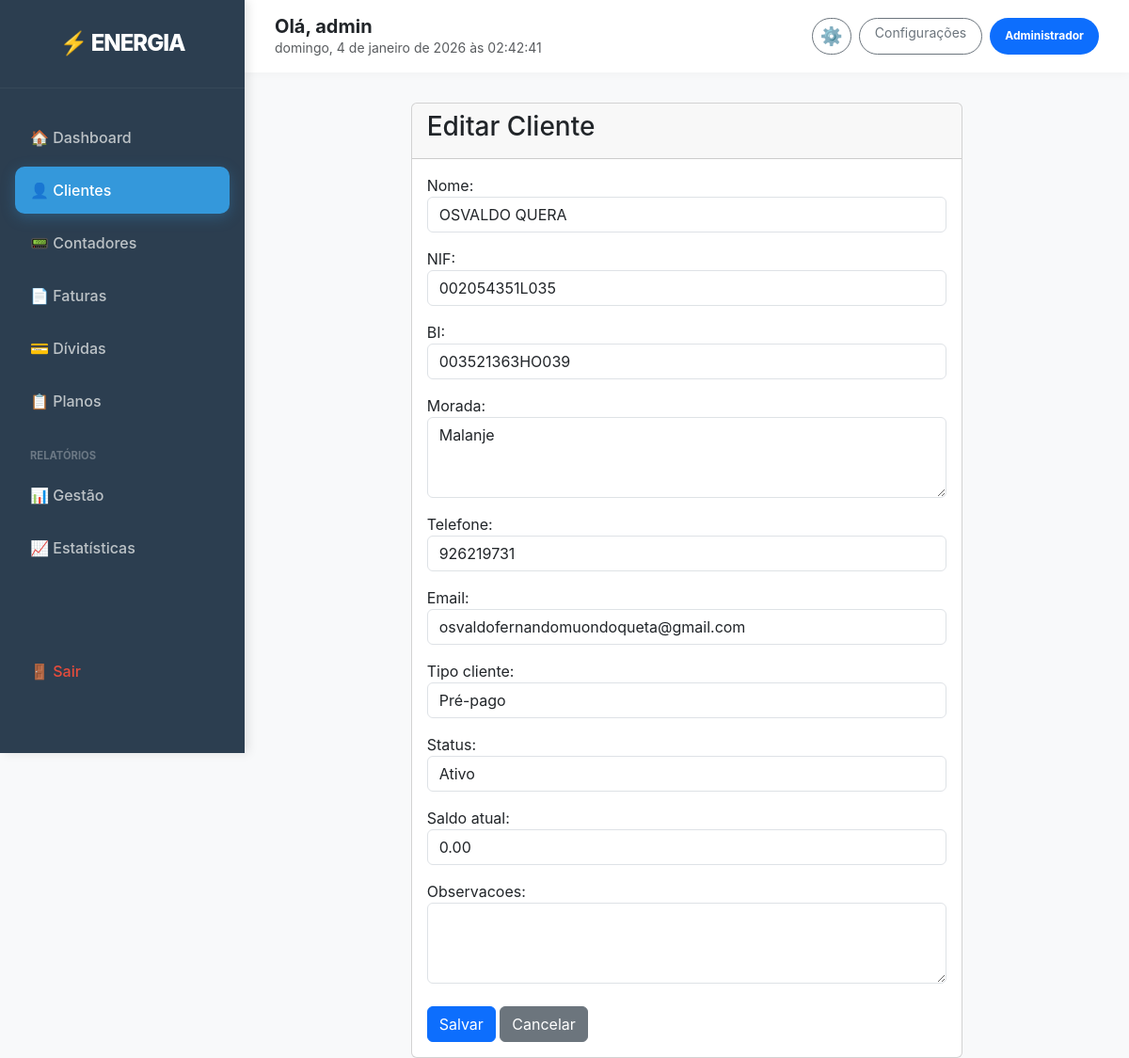
Screenshot of /clientes/editar/1/ (signed in) with the database file from the repository.
### clientes/models.py (models this page shows, shortened)
class Perfil(models.Model):
    TIPO_USUARIO_CHOICES = [
        ('ADMIN', 'Administrador'),
        ('OPERADOR', 'Operador'),
        ('FINANCEIRO', 'Financeiro'),
        ('CLIENTE', 'Cliente'),
    ]
    user = models.OneToOneField(User, on_delete=models.CASCADE, related_name='perfil')
    tipo_usuario = models.CharField(max_length=20, choices=TIPO_USUARIO_CHOICES, default='CLIENTE')
    telefone = models.CharField(max_length=15, blank=True, null=True)

class Cliente(models.Model):
    TIPO_CLIENTE_CHOICES = [
        ('PRE_PAGO', 'Pré-pago'),
        ('POS_PAGO', 'Pós-pago'),
    ]
    STATUS_CHOICES = [
        ('ATIVO', 'Ativo'),
        ('INATIVO', 'Inativo'),
        ('SUSPENSO', 'Suspenso'),
    ]
    numero_cliente = models.CharField(max_length=20, unique=True, editable=False)
    nome = models.CharField(max_length=200)
    nif = models.CharField(max_length=20, unique=True, verbose_name='NIF')
    bi = models.CharField(max_length=20, unique=True, verbose_name='BI')
    morada = models.TextField()
    telefone = models.CharField(
        max_length=15,
        validators=[RegexValidator(regex=r'^\+?1?\d{9,15}$', message="Número de telefone inválido")]
    )
    email = models.EmailField(blank=True, null=True)
    tipo_cliente = models.CharField(max_length=10, choices=TIPO_CLIENTE_CHOICES, default='PRE_PAGO')
    status = models.CharField(max_length=10, choices=STATUS_CHOICES, default='ATIVO')
    saldo_atual = models.DecimalField(max_digits=10, decimal_places=2, default=0.00)
    tarifa = models.ForeignKey('pagamentos.Tarifa', on_delete=models.SET_NULL, null=True, blank=True, related_name='clientes')
    data_cadastro = models.DateTimeField(auto_now_add=True)
    data_atualizacao = models.DateTimeField(auto_now=True)
    observacoes = models.TextField(blank=True, null=True)
    class Meta:
        verbose_name = 'Cliente'
        verbose_name_plural = 'Clientes'
        ordering = ['-data_cadastro']

### clientes/views.py (the view)
# urls.py: path('editar/<int:pk>/', views.cliente_update, name='cliente_update'),
@login_required
def cliente_update(request, pk):
    cliente = get_object_or_404(Cliente, pk=pk)
    if request.method == 'POST':
        form = ClienteForm(request.POST, instance=cliente)
        if form.is_valid():
            form.save()
            messages.success(request, "Dados do cliente atualizados!")
            return redirect('cliente_list')
        else:
            messages.error(request, "Erro ao atualizar dados. Verifique o formulário.")
    else:
        form = ClienteForm(instance=cliente)
    return render(request, 'clientes/cliente_form.html', {'form': form, 'title': 'Editar Cliente'})

### clientes/forms.py
class ClienteForm(forms.ModelForm):
    class Meta:
        model = Cliente
        fields = ['nome', 'nif', 'bi', 'morada', 'telefone', 'email', 'tipo_cliente', 'status', 'saldo_atual', 'observacoes']
        widgets = {
            'nome': forms.TextInput(attrs={'class': 'form-control'}),
            'nif': forms.TextInput(attrs={'class': 'form-control'}),
            'bi': forms.TextInput(attrs={'class': 'form-control'}),
            'morada': forms.Textarea(attrs={'class': 'form-control', 'rows': 3}),
            'telefone': forms.TextInput(attrs={'class': 'form-control'}),
            'email': forms.EmailInput(attrs={'class': 'form-control'}),
            'tipo_cliente': forms.Select(attrs={'class': 'form-control'}),
            'status': forms.Select(attrs={'class': 'form-control'}),
            'saldo_atual': forms.NumberInput(attrs={'class': 'form-control'}),
            'observacoes': forms.Textarea(attrs={'class': 'form-control', 'rows': 3}),
        }

### templates/clientes/cliente_form.html (shortened to what this page needs)
{% extends 'base.html' %}
{% block content %}
<div class="row justify-content-center">
    <div class="col-md-8">
        <div class="card">
            <div class="card-header">
                <h3>{{ title }}</h3>
            </div>
            <div class="card-body">
                <form method="post">
                    {{ form.as_p }}
                    <div class="mt-4">
                        <button type="submit" class="btn btn-primary">Salvar</button>
                        <a href="{% url 'cliente_list' %}" class="btn btn-secondary">Cancelar</a>
                    </div>
                </form>
            </div>
        </div>
    </div>
</div>
{% endblock %}

### templates/base.html (shortened to what this page needs)
<!DOCTYPE html>
<html lang="pt">
<head>
    <link href="https://cdn.jsdelivr.net/npm/bootstrap@5.3.0/dist/css/bootstrap.min.css" rel="stylesheet">
    <link rel="stylesheet" href="https://cdnjs.cloudflare.com/ajax/libs/animate.css/4.1.1/animate.min.css"/>
</head>
<body>
    {% if user.is_authenticated %}
    <aside class="sidebar is-authenticated" id="sidebar">
        <div class="sidebar-header">
            <a href="{% url 'dashboard' %}" style="text-decoration: none;">
                <h4>⚡ ENERGIA</h4>
            </a>
        </div>
        <ul class="nav-menu">
            <li class="nav-item-side">
                <a href="{% url 'dashboard' %}" class="nav-link-side {% if request.resolver_match.url_name == 'dashboard' %}active{% endif %}">
                    🏠 Dashboard
                </a>
            </li>
            {% if user.perfil.tipo_usuario != 'CLIENTE' %}
                <li class="nav-item-side">
                    <a href="{% url 'cliente_list' %}" class="nav-link-side {% if 'cliente' in request.path %}active{% endif %}">
                        👤 Clientes
                    </a>
                </li>
                <li class="nav-item-side">
                    <a href="{% url 'contador_list' %}" class="nav-link-side {% if 'contador' in request.path %}active{% endif %}">
                        📟 Contadores
                    </a>
                </li>
                <li class="nav-item-side">
                    <a href="{% url 'fatura_list' %}" class="nav-link-side {% if 'fatura' in request.path %}active{% endif %}">
                        📄 Faturas
                    </a>
                </li>
                <li class="nav-item-side">
                    <a href="{% url 'controlo_divida' %}" class="nav-link-side {% if 'divida' in request.path %}active{% endif %}">
                        💳 Dívidas
                    </a>
                </li>
                <li class="nav-item-side">
                    <a href="{% url 'tarifa_list' %}" class="nav-link-side {% if 'tarifa' in request.path %}active{% endif %}">
                        📋 Planos
                    </a>
                </li>
                {% if user.is_staff or user.perfil.tipo_usuario == 'ADMIN' or user.perfil.tipo_usuario == 'FINANCEIRO' %}
                    <li class="nav-item-side mt-3 mb-1">
                        <small class="text-uppercase px-3 fw-bold" style="font-size: 0.7rem; color: rgba(255,255,255,0.3);">Relatórios</small>
                    </li>
                    <li class="nav-item-side">
                        <a href="{% url 'relatorio_list' %}" class="nav-link-side {% if 'relatorio' in request.path %}active{% endif %}">
                            📊 Gestão
                        </a>
                    </li>
                    <li class="nav-item-side">
                        <a href="{% url 'estatisticas_gerais' %}" class="nav-link-side {% if 'estatisticas' in request.path %}active{% endif %}">
                            📈 Estatísticas
                        </a>
                    </li>
                {% endif %}
            {% endif %}
            <li class="nav-item-side logout-link">
                <button type="button" class="nav-link-side border-0 bg-transparent w-100 text-start" style="color: inherit;" data-bs-toggle="modal" data-bs-target="#logoutModal">
                    🚪 Sair
                </button>
            </li>
        </ul>
    </aside>
    {% endif %}
    <main class="{% if user.is_authenticated %}main-content{% endif %}">
        {% if user.is_authenticated %}
        <div class="top-bar">
            <div class="d-flex align-items-center">
                <div class="d-flex flex-column">
                    <h5 class="mb-0 fw-bold">Olá, {{ user.username }}</h5>
                    <small class="text-muted" id="realTimeClock"></small>
                </div>
            </div>
            <div class="d-flex gap-2">
                <a href="{% url 'perfil_edit' %}" class="btn btn-sm btn-outline-secondary rounded-pill px-2 d-flex align-items-center justify-content-center" title="Editar Perfil">
                    <span style="font-size: 1.2rem;">⚙️</span>
                </a>
                <a href="/admin/" class="btn btn-sm btn-outline-secondary rounded-pill px-3">Configurações</a>
                <span class="badge bg-primary rounded-pill d-flex align-items-center px-3">{{ user.perfil.get_tipo_usuario_display }}</span>
            </div>
        </div>
        {% endif %}
        <div class="{% if user.is_authenticated %}container-fluid px-4{% else %}container-fluid p-0{% endif %}">
            {% block content %}{% endblock %}
        </div>
    </main>
</body>
</html>

### templates/base.html (style rules this page uses)
:root { --sidebar-width: 260px; --primary-blue: #2c3e50; --accent-blue: #3498db; --hover-bg: #34495e; --text-muted: #bdc3c7; --bg-body: #f8f9fa; }
body { background-color: var(--bg-body); font-family: 'Inter', system-ui, sans-serif; min-height: 100vh; margin: 0; }
.sidebar { width: var(--sidebar-width); height: 100vh; position: fixed; left: -260px; top: 0; background: var(--primary-blue); color: white; transition: all 0.3s; z-index: 1000; box-shadow: 4px 0 10px rgba(0,0,0,0.1); }
.sidebar.is-authenticated { left: 0; }
.sidebar-header { padding: 2rem 1.5rem; border-bottom: 1px solid rgba(255,255,255,0.05); text-align: center; }
.sidebar-header h4 { font-weight: 800; letter-spacing: -1px; margin: 0; color: white; text-decoration: none; }
.nav-menu { padding: 1.5rem 0; list-style: none; margin: 0; height: calc(100vh - 100px); display: flex; flex-direction: column; }
.nav-item-side { margin: 0.2rem 1rem; }
.nav-link-side { color: var(--text-muted); text-decoration: none; display: flex; align-items: center; padding: 0.8rem 1rem; border-radius: 10px; transition: all 0.2s; font-weight: 500; gap: 12px; }
.nav-link-side.active { background: var(--accent-blue); color: white; box-shadow: 0 4px 15px rgba(52, 152, 219, 0.3); }
.main-content { margin-left: var(--sidebar-width); padding: 0; transition: all 0.3s; }
.top-bar { background: white; padding: 1rem 2rem; margin-bottom: 2rem; display: flex; justify-content: space-between; align-items: center; box-shadow: 0 2px 10px rgba(0,0,0,0.03); }
.logout-link { color: #e74c3c !important; margin-top: auto; margin-bottom: 2rem; }

### rows the page displays
Cliente: nome "OSVALDO QUERA", nif "002054351L035", bi "003521363HO039", morada "Malanje", telefone "926219731", email "osvaldofernandomuondoqueta@gmail.com", tipo_cliente "Pré-pago", status "Ativo", saldo_atual "0.00"

### other values shown
{{ user.username }} "admin"
{{ user.perfil.get_tipo_usuario_display }} "Administrador"
{{ title }} "Editar Cliente"
